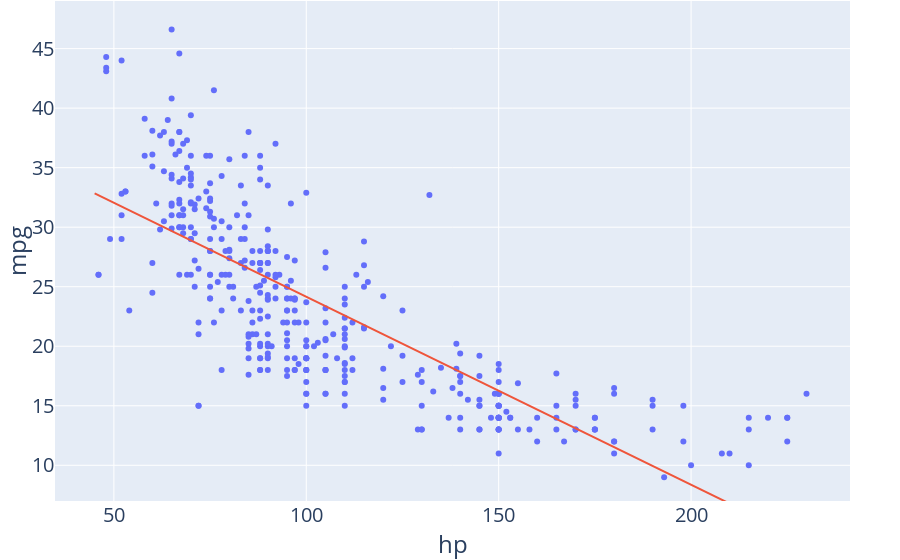

Notebook cell for this chart:
### Code cell
import plotly.graph_objects as go
fig = go.Figure()

fig.add_trace(go.Scatter(x=vehicle_data['hp'], y = vehicle_data['mpg'], 
                         mode = "markers", name = "actual"))

x_data = np.linspace(45, 230, 100)
linear_data = model.predict(x_data.reshape(-1, 1))

fig.add_trace(go.Scatter(x=x_data, y = linear_data, 
                         mode = "lines", name = ""))

fig.update_layout(font_size = 20,
                  xaxis_title = "hp",
                  yaxis_title = "mpg",
                  margin=dict(l=50, r=50, b=0, t=1),
                  yaxis_range=[7, 49],
                  showlegend = False)

fig.update_layout()

fig.show()

### Figure 1 — Plotly figure (JSON) as saved in the notebook; plotly's stock layout.template omitted (floating-point values rounded to 4 significant figures; data arrays with more than 128 entries replaced by an {"elided": "..."} marker saying what was removed)
{"data": [{"mode": "markers", "name": "actual", "type": "scatter", "x": {"elided": "392 int values"}, "y": {"elided": "392 float values"}}, {"mode": "lines", "name": "", "type": "scatter", "x": [45, 46.87, 48.74, 50.61, 52.47, 54.34, 56.21, 58.08, 59.95, 61.82, 63.69, 65.56, 67.42, 69.29, 71.16, 73.03, 74.9, 76.77, 78.64, 80.51, 82.37, 84.24, 86.11, 87.98, 89.85, 91.72, 93.59, 95.45, 97.32, 99.19, 101.1, 102.9, 104.8, 106.7, 108.5, 110.4, 112.3, 114.1, 116.0, 117.9, 119.7, 121.6, 123.5, 125.4, 127.2, 129.1, 131.0, 132.8, 134.7, 136.6, 138.4, 140.3, 142.2, 144.0, 145.9, 147.8, 149.6, 151.5, 153.4, 155.3, 157.1, 159.0, 160.9, 162.7, 164.6, 166.5, 168.3, 170.2, 172.1, 173.9, 175.8, 177.7, 179.5, 181.4, 183.3, 185.2, 187.0, 188.9, 190.8, 192.6, 194.5, 196.4, 198.2, 200.1, 202.0, 203.8, 205.7, 207.6, 209.4, 211.3, 213.2, 215.1, 216.9, 218.8, 220.7, 222.5, 224.4, 226.3, 228.1, 230], "y": [32.83, 32.54, 32.24, 31.95, 31.65, 31.36, 31.06, 30.77, 30.47, 30.18, 29.88, 29.59, 29.29, 29.0, 28.7, 28.41, 28.11, 27.82, 27.52, 27.23, 26.93, 26.64, 26.34, 26.05, 25.75, 25.46, 25.16, 24.87, 24.57, 24.28, 23.98, 23.69, 23.39, 23.1, 22.8, 22.51, 22.21, 21.92, 21.62, 21.33, 21.03, 20.74, 20.44, 20.15, 19.85, 19.56, 19.26, 18.97, 18.67, 18.38, 18.08, 17.79, 17.49, 17.2, 16.9, 16.61, 16.31, 16.02, 15.73, 15.43, 15.14, 14.84, 14.55, 14.25, 13.96, 13.66, 13.37, 13.07, 12.78, 12.48, 12.19, 11.89, 11.6, 11.3, 11.01, 10.71, 10.42, 10.12, 9.826, 9.531, 9.236, 8.941, 8.646, 8.351, 8.056, 7.761, 7.466, 7.171, 6.876, 6.581, 6.286, 5.991, 5.696, 5.401, 5.106, 4.811, 4.516, 4.221, 3.927, 3.632]}], "layout": {"font": {"size": 20}, "margin": {"b": 0, "l": 50, "r": 50, "t": 1}, "showlegend": false, "xaxis": {"title": {"text": "hp"}}, "yaxis": {"range": [7, 49], "title": {"text": "mpg"}}}}
